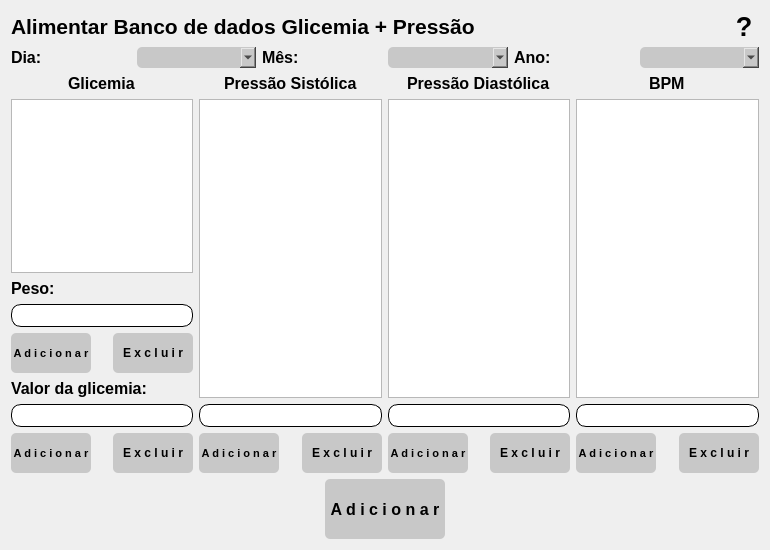
<?xml version="1.0" encoding="UTF-8"?>
<ui version="4.0">
 <class>Form</class>
 <widget class="QWidget" name="Form">
  <property name="geometry">
   <rect>
    <x>0</x>
    <y>0</y>
    <width>770</width>
    <height>550</height>
   </rect>
  </property>
  <property name="minimumSize">
   <size>
    <width>770</width>
    <height>550</height>
   </size>
  </property>
  <property name="maximumSize">
   <size>
    <width>770</width>
    <height>550</height>
   </size>
  </property>
  <property name="windowTitle">
   <string>Form</string>
  </property>
  <property name="styleSheet">
   <string notr="true">QPushButton#adicionar_peso, #excluir_peso, #adicionar_glicemia, #excluir_glicemia, #adicionar_sistolica, #excluir_sistolica, #adicionar_diastolica, #excluir_diastolica,
#adicionar_bpm, #excluir_bpm, #adicionar_banco_dados{
background-color: rgb(200, 200, 200);
border-radius: 5px
}
QPushButton#adicionar_peso:hover, #excluir_peso:hover, #adicionar_glicemia:hover, #excluir_glicemia:hover, #adicionar_sistolica:hover, #excluir_sistolica:hover, #adicionar_diastolica:hover, #excluir_diastolica:hover, #adicionar_bpm:hover, #excluir_bpm:hover, #adicionar_banco_dados:hover{
background-color: rgba(145, 207, 230, 200)
}
QPushButton#adicionar_peso:pressed, #excluir_peso:pressed, #adicionar_glicemia:pressed, #excluir_glicemia:pressed, #adicionar_sistolica:pressed, #excluir_sistolica:pressed, #adicionar_diastolica:pressed, #excluir_diastolica:pressed, #adicionar_bpm:pressed, #excluir_bpm:pressed, #adicionar_banco_dados:pressed{
background-color: rgba(150, 150, 150, 255);
padding-top: 2px;
}

QLineEdit#linha_peso, #linha_glicemia, #linha_sistolica, #linha_diastolica, #linha_bpm{
border-radius: 10px;
border: 1px solid rgb(0, 0, 0)
}
QLineEdit#linha_peso:hover, #linha_glicemia:hover, #linha_sistolica:hover, #linha_diastolica:hover, #linha_bpm:hover{
background-color: rgba(147, 207, 230, 100)
}

QComboBox#combo_dia, #combo_mes, #combo_ano{
background-color: rgb(200, 200, 200);
border-radius: 5px
}
QComboBox#combo_dia:hover, #combo_mes:hover, #combo_ano:hover{
background-color: rgba(147, 207, 230, 200)
}</string>
  </property>
  <layout class="QVBoxLayout" name="verticalLayout_10">
   <item>
    <layout class="QHBoxLayout" name="horizontalLayout_7">
     <item>
      <widget class="QLabel" name="label">
       <property name="font">
        <font>
         <pointsize>16</pointsize>
         <weight>75</weight>
         <bold>true</bold>
        </font>
       </property>
       <property name="text">
        <string>Alimentar Banco de dados Glicemia + Pressão</string>
       </property>
      </widget>
     </item>
     <item>
      <widget class="QPushButton" name="ajuda">
       <property name="minimumSize">
        <size>
         <width>30</width>
         <height>30</height>
        </size>
       </property>
       <property name="maximumSize">
        <size>
         <width>30</width>
         <height>30</height>
        </size>
       </property>
       <property name="font">
        <font>
         <pointsize>20</pointsize>
         <weight>75</weight>
         <bold>true</bold>
        </font>
       </property>
       <property name="cursor">
        <cursorShape>PointingHandCursor</cursorShape>
       </property>
       <property name="styleSheet">
        <string notr="true">QPushButton#ajuda{
background-color: rgba(0, 0, 0, 0);
border-radius: 10px
}
QPushButton#ajuda:hover{
background-color: rgba(145, 207, 230, 200)
}
QPushButton#ajuda:pressed{
padding-top: 2px
}
</string>
       </property>
       <property name="text">
        <string>?</string>
       </property>
      </widget>
     </item>
    </layout>
   </item>
   <item>
    <layout class="QHBoxLayout" name="horizontalLayout_10">
     <item>
      <layout class="QHBoxLayout" name="horizontalLayout_8">
       <item>
        <widget class="QLabel" name="label_8">
         <property name="font">
          <font>
           <pointsize>12</pointsize>
           <weight>75</weight>
           <bold>true</bold>
          </font>
         </property>
         <property name="text">
          <string>Dia:</string>
         </property>
        </widget>
       </item>
       <item>
        <widget class="QComboBox" name="combo_dia">
         <property name="font">
          <font>
           <pointsize>12</pointsize>
          </font>
         </property>
        </widget>
       </item>
      </layout>
     </item>
     <item>
      <layout class="QHBoxLayout" name="horizontalLayout_9">
       <item>
        <widget class="QLabel" name="label_9">
         <property name="font">
          <font>
           <pointsize>12</pointsize>
           <weight>75</weight>
           <bold>true</bold>
          </font>
         </property>
         <property name="text">
          <string>Mês:</string>
         </property>
        </widget>
       </item>
       <item>
        <widget class="QComboBox" name="combo_mes">
         <property name="font">
          <font>
           <pointsize>12</pointsize>
          </font>
         </property>
        </widget>
       </item>
      </layout>
     </item>
     <item>
      <layout class="QHBoxLayout" name="horizontalLayout_11">
       <item>
        <widget class="QLabel" name="label_10">
         <property name="font">
          <font>
           <pointsize>12</pointsize>
           <weight>75</weight>
           <bold>true</bold>
          </font>
         </property>
         <property name="text">
          <string>Ano:</string>
         </property>
        </widget>
       </item>
       <item>
        <widget class="QComboBox" name="combo_ano">
         <property name="font">
          <font>
           <pointsize>12</pointsize>
          </font>
         </property>
        </widget>
       </item>
      </layout>
     </item>
    </layout>
   </item>
   <item>
    <layout class="QHBoxLayout" name="horizontalLayout_6">
     <item>
      <layout class="QVBoxLayout" name="verticalLayout_5">
       <item>
        <layout class="QVBoxLayout" name="verticalLayout">
         <item alignment="Qt::AlignHCenter">
          <widget class="QLabel" name="label_2">
           <property name="font">
            <font>
             <pointsize>12</pointsize>
             <weight>75</weight>
             <bold>true</bold>
            </font>
           </property>
           <property name="text">
            <string>Glicemia</string>
           </property>
          </widget>
         </item>
         <item>
          <widget class="QListWidget" name="lista_glicemia"/>
         </item>
         <item>
          <layout class="QVBoxLayout" name="verticalLayout_9">
           <item>
            <widget class="QLabel" name="label_6">
             <property name="font">
              <font>
               <pointsize>12</pointsize>
               <weight>75</weight>
               <bold>true</bold>
              </font>
             </property>
             <property name="text">
              <string>Peso:</string>
             </property>
            </widget>
           </item>
           <item>
            <widget class="QLineEdit" name="linha_peso">
             <property name="font">
              <font>
               <pointsize>12</pointsize>
              </font>
             </property>
            </widget>
           </item>
           <item>
            <layout class="QHBoxLayout" name="horizontalLayout_5">
             <item alignment="Qt::AlignLeft">
              <widget class="QPushButton" name="adicionar_peso">
               <property name="minimumSize">
                <size>
                 <width>80</width>
                 <height>40</height>
                </size>
               </property>
               <property name="maximumSize">
                <size>
                 <width>80</width>
                 <height>40</height>
                </size>
               </property>
               <property name="font">
                <font>
                 <pointsize>8</pointsize>
                 <weight>75</weight>
                 <bold>true</bold>
                </font>
               </property>
               <property name="cursor">
                <cursorShape>PointingHandCursor</cursorShape>
               </property>
               <property name="text">
                <string>A d i c i o n a r</string>
               </property>
              </widget>
             </item>
             <item alignment="Qt::AlignRight">
              <widget class="QPushButton" name="excluir_peso">
               <property name="minimumSize">
                <size>
                 <width>80</width>
                 <height>40</height>
                </size>
               </property>
               <property name="maximumSize">
                <size>
                 <width>80</width>
                 <height>40</height>
                </size>
               </property>
               <property name="font">
                <font>
                 <weight>75</weight>
                 <bold>true</bold>
                </font>
               </property>
               <property name="cursor">
                <cursorShape>PointingHandCursor</cursorShape>
               </property>
               <property name="text">
                <string>E x c l u i r</string>
               </property>
              </widget>
             </item>
            </layout>
           </item>
          </layout>
         </item>
        </layout>
       </item>
       <item>
        <widget class="QLabel" name="label_7">
         <property name="font">
          <font>
           <pointsize>12</pointsize>
           <weight>75</weight>
           <bold>true</bold>
          </font>
         </property>
         <property name="text">
          <string>Valor da glicemia:</string>
         </property>
        </widget>
       </item>
       <item>
        <widget class="QLineEdit" name="linha_glicemia">
         <property name="font">
          <font>
           <pointsize>12</pointsize>
          </font>
         </property>
        </widget>
       </item>
       <item>
        <layout class="QHBoxLayout" name="horizontalLayout">
         <item alignment="Qt::AlignLeft">
          <widget class="QPushButton" name="adicionar_glicemia">
           <property name="minimumSize">
            <size>
             <width>80</width>
             <height>40</height>
            </size>
           </property>
           <property name="maximumSize">
            <size>
             <width>80</width>
             <height>40</height>
            </size>
           </property>
           <property name="font">
            <font>
             <pointsize>8</pointsize>
             <weight>75</weight>
             <bold>true</bold>
            </font>
           </property>
           <property name="cursor">
            <cursorShape>PointingHandCursor</cursorShape>
           </property>
           <property name="text">
            <string>A d i c i o n a r</string>
           </property>
          </widget>
         </item>
         <item alignment="Qt::AlignRight">
          <widget class="QPushButton" name="excluir_glicemia">
           <property name="minimumSize">
            <size>
             <width>80</width>
             <height>40</height>
            </size>
           </property>
           <property name="maximumSize">
            <size>
             <width>80</width>
             <height>40</height>
            </size>
           </property>
           <property name="font">
            <font>
             <weight>75</weight>
             <bold>true</bold>
            </font>
           </property>
           <property name="cursor">
            <cursorShape>PointingHandCursor</cursorShape>
           </property>
           <property name="text">
            <string>E x c l u i r</string>
           </property>
          </widget>
         </item>
        </layout>
       </item>
      </layout>
     </item>
     <item>
      <layout class="QVBoxLayout" name="verticalLayout_6">
       <item>
        <layout class="QVBoxLayout" name="verticalLayout_2">
         <item alignment="Qt::AlignHCenter">
          <widget class="QLabel" name="label_5">
           <property name="font">
            <font>
             <pointsize>12</pointsize>
             <weight>75</weight>
             <bold>true</bold>
            </font>
           </property>
           <property name="text">
            <string>Pressão Sistólica</string>
           </property>
          </widget>
         </item>
         <item>
          <widget class="QListWidget" name="lista_sistolica"/>
         </item>
        </layout>
       </item>
       <item>
        <widget class="QLineEdit" name="linha_sistolica">
         <property name="font">
          <font>
           <pointsize>12</pointsize>
          </font>
         </property>
        </widget>
       </item>
       <item>
        <layout class="QHBoxLayout" name="horizontalLayout_2">
         <item alignment="Qt::AlignLeft">
          <widget class="QPushButton" name="adicionar_sistolica">
           <property name="minimumSize">
            <size>
             <width>80</width>
             <height>40</height>
            </size>
           </property>
           <property name="maximumSize">
            <size>
             <width>80</width>
             <height>40</height>
            </size>
           </property>
           <property name="font">
            <font>
             <pointsize>8</pointsize>
             <weight>75</weight>
             <bold>true</bold>
            </font>
           </property>
           <property name="cursor">
            <cursorShape>PointingHandCursor</cursorShape>
           </property>
           <property name="text">
            <string>A d i c i o n a r</string>
           </property>
          </widget>
         </item>
         <item alignment="Qt::AlignRight">
          <widget class="QPushButton" name="excluir_sistolica">
           <property name="minimumSize">
            <size>
             <width>80</width>
             <height>40</height>
            </size>
           </property>
           <property name="maximumSize">
            <size>
             <width>80</width>
             <height>40</height>
            </size>
           </property>
           <property name="font">
            <font>
             <weight>75</weight>
             <bold>true</bold>
            </font>
           </property>
           <property name="cursor">
            <cursorShape>PointingHandCursor</cursorShape>
           </property>
           <property name="text">
            <string>E x c l u i r</string>
           </property>
          </widget>
         </item>
        </layout>
       </item>
      </layout>
     </item>
     <item>
      <layout class="QVBoxLayout" name="verticalLayout_7">
       <item>
        <layout class="QVBoxLayout" name="verticalLayout_3">
         <item alignment="Qt::AlignHCenter">
          <widget class="QLabel" name="label_4">
           <property name="font">
            <font>
             <pointsize>12</pointsize>
             <weight>75</weight>
             <bold>true</bold>
            </font>
           </property>
           <property name="text">
            <string>Pressão Diastólica</string>
           </property>
          </widget>
         </item>
         <item>
          <widget class="QListWidget" name="lista_diastolica"/>
         </item>
        </layout>
       </item>
       <item>
        <widget class="QLineEdit" name="linha_diastolica">
         <property name="font">
          <font>
           <pointsize>12</pointsize>
          </font>
         </property>
        </widget>
       </item>
       <item>
        <layout class="QHBoxLayout" name="horizontalLayout_3">
         <item alignment="Qt::AlignLeft">
          <widget class="QPushButton" name="adicionar_diastolica">
           <property name="minimumSize">
            <size>
             <width>80</width>
             <height>40</height>
            </size>
           </property>
           <property name="maximumSize">
            <size>
             <width>80</width>
             <height>40</height>
            </size>
           </property>
           <property name="font">
            <font>
             <pointsize>8</pointsize>
             <weight>75</weight>
             <bold>true</bold>
            </font>
           </property>
           <property name="cursor">
            <cursorShape>PointingHandCursor</cursorShape>
           </property>
           <property name="text">
            <string>A d i c i o n a r</string>
           </property>
          </widget>
         </item>
         <item alignment="Qt::AlignRight">
          <widget class="QPushButton" name="excluir_diastolica">
           <property name="minimumSize">
            <size>
             <width>80</width>
             <height>40</height>
            </size>
           </property>
           <property name="maximumSize">
            <size>
             <width>80</width>
             <height>40</height>
            </size>
           </property>
           <property name="font">
            <font>
             <weight>75</weight>
             <bold>true</bold>
            </font>
           </property>
           <property name="cursor">
            <cursorShape>PointingHandCursor</cursorShape>
           </property>
           <property name="text">
            <string>E x c l u i r</string>
           </property>
          </widget>
         </item>
        </layout>
       </item>
      </layout>
     </item>
     <item>
      <layout class="QVBoxLayout" name="verticalLayout_8">
       <item>
        <layout class="QVBoxLayout" name="verticalLayout_4">
         <item alignment="Qt::AlignHCenter">
          <widget class="QLabel" name="label_3">
           <property name="font">
            <font>
             <pointsize>12</pointsize>
             <weight>75</weight>
             <bold>true</bold>
            </font>
           </property>
           <property name="text">
            <string>BPM</string>
           </property>
          </widget>
         </item>
         <item>
          <widget class="QListWidget" name="lista_bpm"/>
         </item>
        </layout>
       </item>
       <item>
        <widget class="QLineEdit" name="linha_bpm">
         <property name="font">
          <font>
           <pointsize>12</pointsize>
          </font>
         </property>
        </widget>
       </item>
       <item>
        <layout class="QHBoxLayout" name="horizontalLayout_4">
         <item alignment="Qt::AlignLeft">
          <widget class="QPushButton" name="adicionar_bpm">
           <property name="minimumSize">
            <size>
             <width>80</width>
             <height>40</height>
            </size>
           </property>
           <property name="maximumSize">
            <size>
             <width>80</width>
             <height>40</height>
            </size>
           </property>
           <property name="font">
            <font>
             <pointsize>8</pointsize>
             <weight>75</weight>
             <bold>true</bold>
            </font>
           </property>
           <property name="cursor">
            <cursorShape>PointingHandCursor</cursorShape>
           </property>
           <property name="text">
            <string>A d i c i o n a r</string>
           </property>
          </widget>
         </item>
         <item alignment="Qt::AlignRight">
          <widget class="QPushButton" name="excluir_bpm">
           <property name="minimumSize">
            <size>
             <width>80</width>
             <height>40</height>
            </size>
           </property>
           <property name="maximumSize">
            <size>
             <width>80</width>
             <height>40</height>
            </size>
           </property>
           <property name="font">
            <font>
             <weight>75</weight>
             <bold>true</bold>
            </font>
           </property>
           <property name="cursor">
            <cursorShape>PointingHandCursor</cursorShape>
           </property>
           <property name="text">
            <string>E x c l u i r</string>
           </property>
          </widget>
         </item>
        </layout>
       </item>
      </layout>
     </item>
    </layout>
   </item>
   <item alignment="Qt::AlignHCenter">
    <widget class="QPushButton" name="adicionar_banco_dados">
     <property name="minimumSize">
      <size>
       <width>120</width>
       <height>60</height>
      </size>
     </property>
     <property name="maximumSize">
      <size>
       <width>120</width>
       <height>60</height>
      </size>
     </property>
     <property name="font">
      <font>
       <pointsize>12</pointsize>
       <weight>75</weight>
       <bold>true</bold>
      </font>
     </property>
     <property name="cursor">
      <cursorShape>PointingHandCursor</cursorShape>
     </property>
     <property name="text">
      <string>A d i c i o n a r</string>
     </property>
    </widget>
   </item>
  </layout>
 </widget>
 <resources/>
 <connections/>
</ui>
